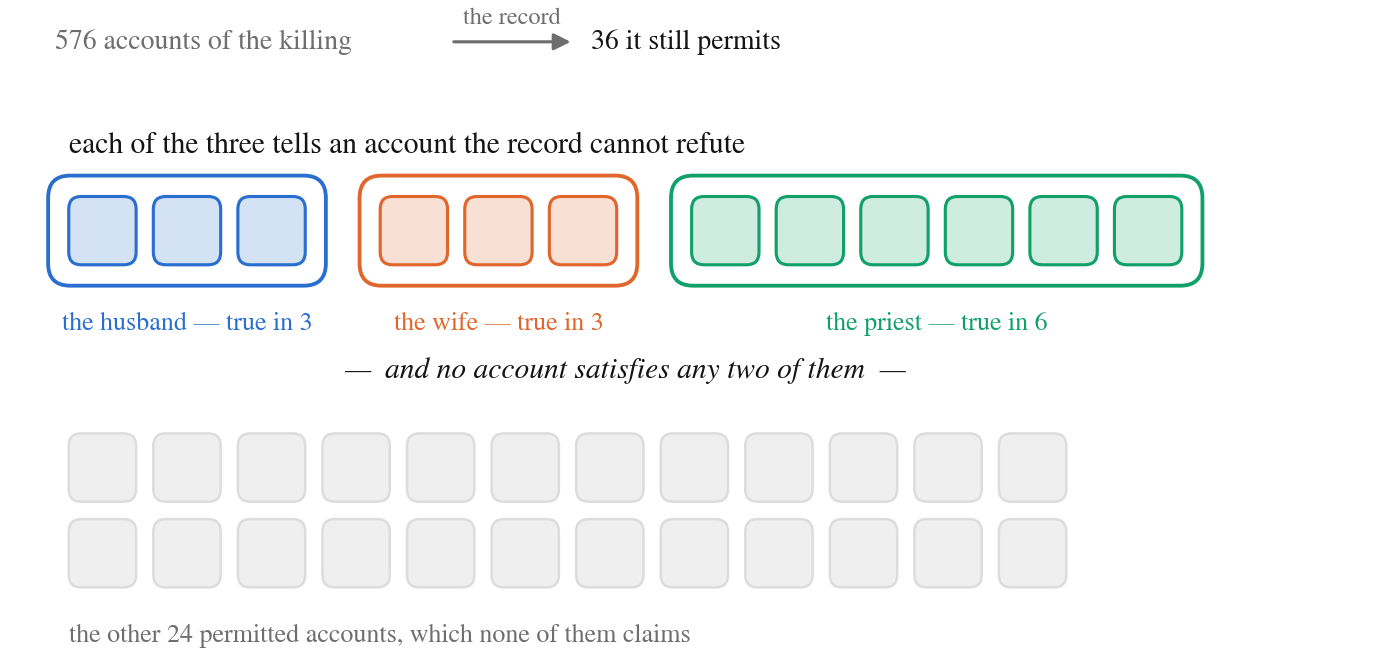

This chart was generated by the following Python code:
#!/usr/bin/env python3
# -*- coding: utf-8 -*-
"""FIGURE — the paper's headline, drawn.

Five earlier versions drew the wrong thing. They were all about one agent losing his best
account to the evidence. That is a true fact and it is not what the abstract claims. The
abstract claims: three self-interested objectives over ONE shared feasible set are driven to
three distinct accounts, and in the richer domain no feasible history satisfies even two of
the three. That is the paper, and it is a Rashomon picture, and it had been left out of a
paper named after Rashomon.

It is drawn on the second domain (Browning's *The Ring and the Book* / the 1698 Franceschini
trial), because that is where the claim is rigorous. In the first domain the utilities are
heavily tied and one account maximizes all three at once, so the three CAN agree there; the
paper is careful about this and so is this figure.

Everything on the page, recomputed by ring-figdata.mjs from ring-magistrate-core.mjs:

    576 candidate accounts  ->  36 the record still permits
    the husband's account is true in  3 of those 36
    the wife's                     in  3
    the priest's                   in  6
    any two of them together       in  0      <- the whole point
    none of the three              in 24

Each witness is separately deniable; the deniability does not compose. At least two of the
three must be false, and no two can be true together -- and no agent was ever instructed to
deceive.

Usage:  node recon/ring-figdata.mjs > recon/ring-figdata.json
        python3 recon/fig-rashomon.py
"""
import json
import os

import matplotlib
matplotlib.use("Agg")
import matplotlib.pyplot as plt
from matplotlib.patches import FancyBboxPatch

HERE = os.path.dirname(os.path.abspath(__file__))
D = json.load(open(os.path.join(HERE, "ring-figdata.json")))

CAST = D["cast"]
ROLE = D["role"]
N = D["nFeasible"]
COUNTS = D["counts"]

# The one claim the picture makes. If it ever stops holding, do not draw it.
assert D["jointly"] == 0 and all(v == 0 for v in D["pairs"].values()), \
    "two accounts now share a feasible history; this figure's headline is false"
assert sum(COUNTS.values()) + D["nNone"] == N, "the blocks no longer partition Feasible(F)"

plt.rcParams.update({
    "font.family": "serif",
    "font.serif": ["STIXGeneral", "DejaVu Serif"],
    "mathtext.fontset": "stix",
    "pdf.fonttype": 42,
})

INK, GREY, HAIR = "#141414", "#6E6E6E", "#D8D8D8"
TILE, TILE_EDGE = "#EFEFEF", "#DCDCDC"
HUE = {"Guido": "#2A6FD0", "Pompilia": "#E0662B", "Caponsacchi": "#12A06A"}

fig = plt.figure(figsize=(5.5, 2.62))
ax = fig.add_axes([0, 0, 1, 1])
ax.set_xlim(0, 100)
ax.set_ylim(0, 47)
ax.axis("off")

# ------------------------------------------------------------------ the record narrows
ax.text(4.0, 44.0, f"{D['nBefore']} accounts of the killing", fontsize=8, color=GREY,
        va="center", ha="left")
ax.annotate("", xy=(41.5, 44.0), xytext=(33.0, 44.0),
            arrowprops=dict(arrowstyle="-|>", color=GREY, lw=0.9, shrinkA=0, shrinkB=0))
ax.text(37.2, 44.9, "the record", fontsize=7, color=GREY, va="bottom", ha="center")
ax.text(43.0, 44.0, f"{N} it still permits", fontsize=8, color=INK, va="center", ha="left")

# ------------------------------------------------------------------ the field of survivors
TW, TH, TGAP = 4.9, 4.9, 1.25
BLOCKGAP = 4.2


def tile(x, y, face, edge, lw=0.7):
    ax.add_patch(FancyBboxPatch((x, y), TW, TH, boxstyle="round,pad=0,rounding_size=0.9",
                                linewidth=lw, facecolor=face, edgecolor=edge, zorder=2))


# top band: the twelve accounts somebody actually claims, in three groups that do not touch
x = 5.0
ytop = 28.0
lassos = []
for T in CAST:
    n = COUNTS[T]
    x0 = x
    for k in range(n):
        tile(x, ytop, HUE[T] + "33", HUE[T], lw=0.9)
        x += TW + TGAP
    x1 = x - TGAP
    ax.add_patch(FancyBboxPatch((x0 - 1.5, ytop - 1.5), (x1 - x0) + 3.0, TH + 3.0,
                                boxstyle="round,pad=0,rounding_size=1.6",
                                linewidth=1.1, facecolor="none", edgecolor=HUE[T], zorder=3))
    ax.text((x0 + x1) / 2, ytop - 3.4, f"{ROLE[T]} — true in {n}",
            fontsize=7.5, color=HUE[T], ha="center", va="top")
    lassos.append(((x0 + x1) / 2, x0 - 1.5, x1 + 1.5))
    x += BLOCKGAP

ax.text(5.0, ytop + TH + 2.6,
        "each of the three tells an account the record cannot refute",
        fontsize=8.5, color=INK, ha="left", va="bottom")

# bottom band: the twenty-four nobody claims
x, y = 5.0, 11.0
for i in range(D["nNone"]):
    if i and i % 12 == 0:
        y -= TH + TGAP
        x = 5.0
    tile(x, y, TILE, TILE_EDGE)
    x += TW + TGAP
ax.text(5.0, y - 2.6, f"the other {D['nNone']} permitted accounts, which none of them claims",
        fontsize=7.5, color=GREY, ha="left", va="top")

# ------------------------------------------------------------------ the claim
mid = (lassos[0][1] + lassos[2][2]) / 2
ax.text(mid, ytop - 7.6, "\u2014  and no account satisfies any two of them  \u2014",
        fontsize=8.5, color=INK, ha="center", va="center", style="italic")

out = os.path.join(HERE, "fig-rashomon.pdf")
fig.savefig(out)
fig.savefig(out.replace(".pdf", ".png"), dpi=250)
print(f"wrote {out}")
print(f"  {D['nBefore']} -> {N} permitted; "
      + ", ".join(f"{ROLE[T]} {COUNTS[T]}" for T in CAST)
      + f", none {D['nNone']}; every pairwise intersection {list(set(D['pairs'].values()))}")
